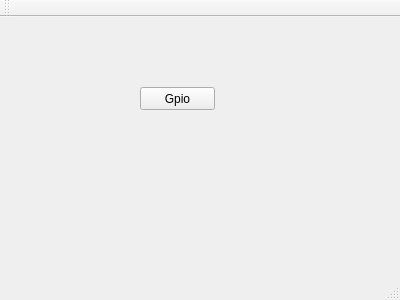
<?xml version="1.0" encoding="UTF-8"?>
<ui version="4.0">
 <class>MainWindow</class>
 <widget class="QMainWindow" name="MainWindow">
  <property name="geometry">
   <rect>
    <x>0</x>
    <y>0</y>
    <width>400</width>
    <height>300</height>
   </rect>
  </property>
  <property name="windowTitle">
   <string>MainWindow</string>
  </property>
  <widget class="QWidget" name="centralWidget">
   <widget class="QPushButton" name="pushButton">
    <property name="geometry">
     <rect>
      <x>140</x>
      <y>70</y>
      <width>75</width>
      <height>23</height>
     </rect>
    </property>
    <property name="text">
     <string>Gpio</string>
    </property>
   </widget>
  </widget>
  <widget class="QMenuBar" name="menuBar">
   <property name="geometry">
    <rect>
     <x>0</x>
     <y>0</y>
     <width>400</width>
     <height>17</height>
    </rect>
   </property>
  </widget>
  <widget class="QToolBar" name="mainToolBar">
   <attribute name="toolBarArea">
    <enum>TopToolBarArea</enum>
   </attribute>
   <attribute name="toolBarBreak">
    <bool>false</bool>
   </attribute>
  </widget>
  <widget class="QStatusBar" name="statusBar"/>
 </widget>
 <layoutdefault spacing="6" margin="11"/>
 <resources/>
 <connections/>
</ui>
